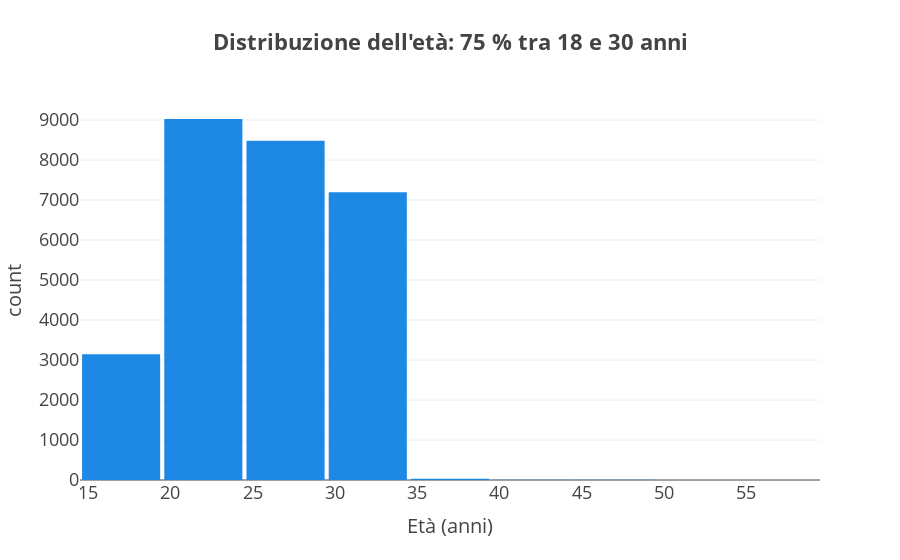

Source (notebook cell):
### Markdown cell above
### Graph A – Age distribution

##### Most of the sample is young: roughly three-quarters of respondents are between 18 and 30 years old, with a median age of 25.

### Code cell
# GRAPH A – Age distribution (histogram)
fig_age = px.histogram(
    df,
    x="Age",
    nbins=20,
    color_discrete_sequence=[COL_OK],
    template=TEMPLATE,
    title="<b>Distribuzione dell'età: 75 % tra 18 e 30 anni</b>",
    labels={"Age": "Età (anni)", "count": "Frequenza"},
).update_layout(bargap=0.05)
bump_fonts(fig_age)
fig_age.show()

### Figure 1 — Plotly figure (JSON) as saved in the notebook; plotly's stock layout.template omitted (floating-point values rounded to 4 significant figures; data arrays with more than 128 entries replaced by an {"elided": "..."} marker saying what was removed)
{"data": [{"alignmentgroup": "True", "bingroup": "x", "hovertemplate": "Età (anni)=%{x}<br>count=%{y}<extra></extra>", "legendgroup": "", "marker": {"color": "#1E88E5", "pattern": {"shape": ""}}, "name": "", "nbinsx": 20, "offsetgroup": "", "orientation": "v", "showlegend": false, "type": "histogram", "x": {"elided": "27901 int values"}, "xaxis": "x", "yaxis": "y"}], "layout": {"bargap": 0.05, "barmode": "relative", "font": {"size": 20}, "legend": {"font": {"size": 20}, "tracegroupgap": 0}, "title": {"font": {"size": 22}, "text": "<b>Distribuzione dell'età: 75 % tra 18 e 30 anni</b>"}, "xaxis": {"anchor": "y", "domain": [0, 1], "tickfont": {"size": 18}, "title": {"font": {"size": 20}, "text": "Età (anni)"}}, "yaxis": {"anchor": "x", "domain": [0, 1], "tickfont": {"size": 18}, "title": {"font": {"size": 20}, "text": "count"}}}}
